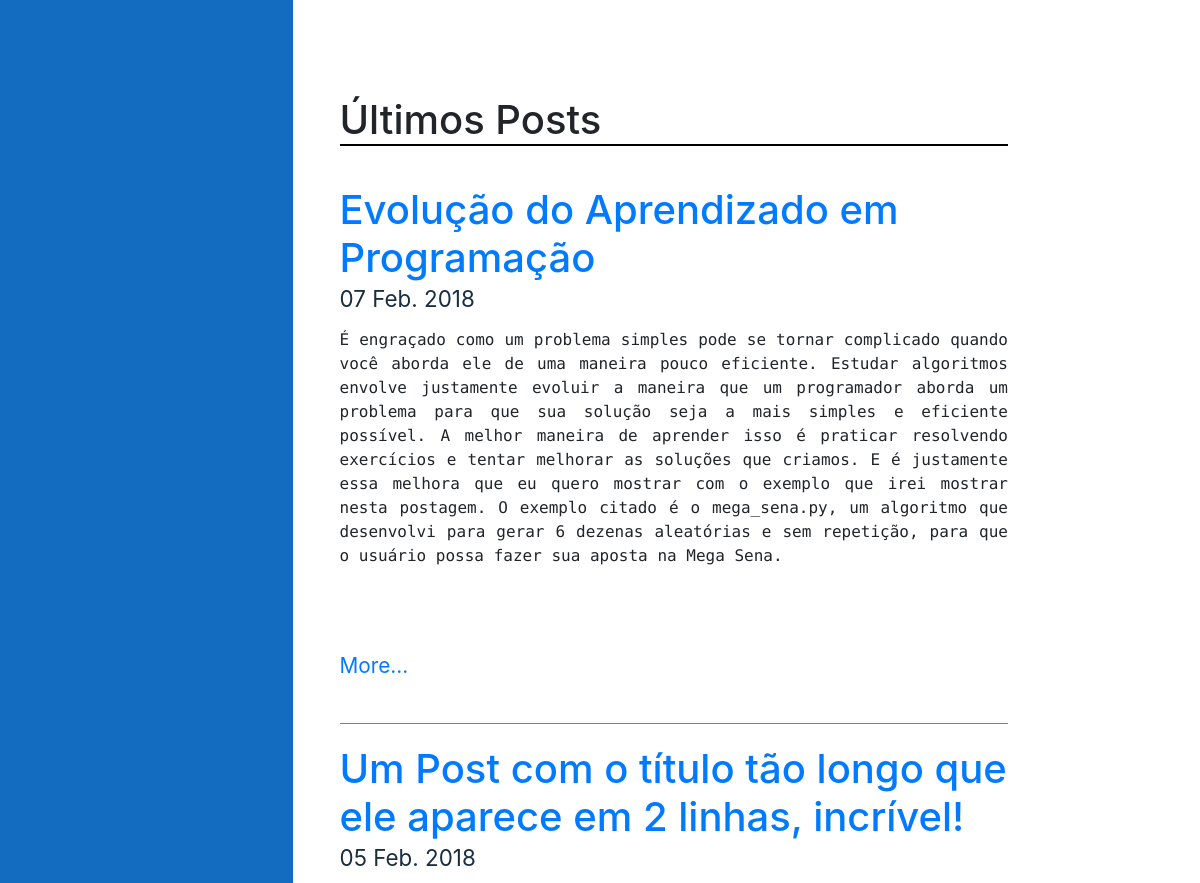
Before: / (upper part) with the older database file.
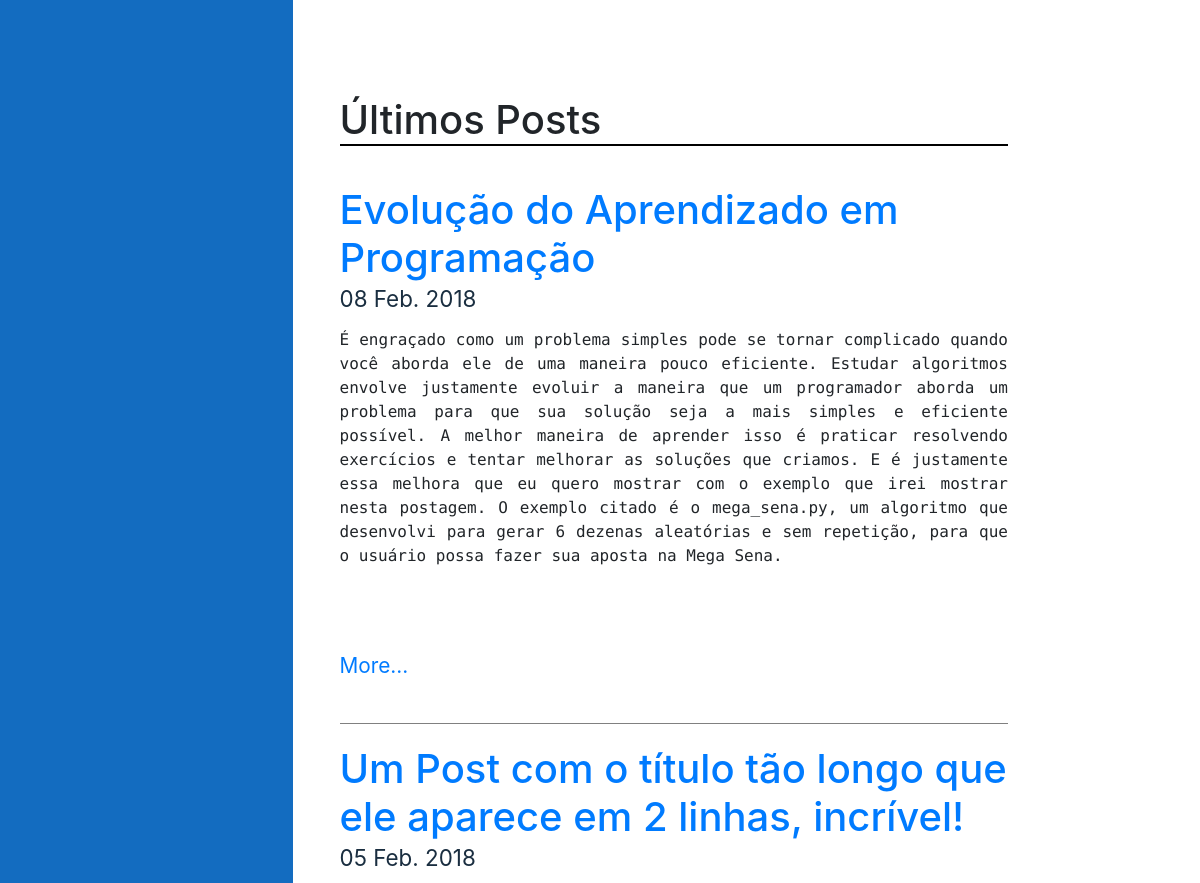
After: the same page with the newer database file.
### blog/models.py (models this page shows, shortened)
class Post(models.Model):
    DRAFT = 'Draft'
    PUBLISHED = 'Published'
    STATUS_CHOICES = (
        (DRAFT, 'Draft'),
        (PUBLISHED, 'Published'),
    )
    title = models.CharField(max_length=200)
    slug = models.SlugField(max_length=100, unique=True)
    text = models.TextField()
    created = models.DateTimeField(auto_now_add=True)
    updated = models.DateTimeField(auto_now=True)
    posted = models.DateTimeField(blank=True, null=True)
    tag = models.ManyToManyField('Tag', related_name='posts', blank=True)
    category = models.ForeignKey('Category', on_delete=models.CASCADE, related_name='posts')
    status = models.CharField(max_length=20, default='Draft', choices=STATUS_CHOICES)

### blog/views.py (the view)
class IndexView(ListView):
    template_name="blog/index.html"
    model = Post
    context_object_name = "post_list"
    def get_context_data(self, **kwargs):
        context = super(IndexView, self).get_context_data(**kwargs)
        if Post.objects.get(slug='curriculum'):
            curriculum_post = Post.objects.get(slug='curriculum')
            context['slug'] = curriculum_post.slug
        return context

### blog/templatetags/blog_extra_filter.py (called while the page is built)
@register.filter
def show_only_first_p(value):
    post = value
    first_paragraph = ""
    if "</p>" in post:
        i_end = post.index("</p>") + 4
        first_paragraph = post[0: i_end]
    else:
        i_end = post.index("\n") -1
        first_paragraph = post[0: i_end]
    return first_paragraph

### blog/templates/blog/index.html (shortened to what this page needs)
{% extends "blog/base.html" %}
{% load blog_extra_filter %}
{% block content %}
<section id="posts">
    <div class="content">
        <h1 class="page-titles">Últimos Posts</h1>
        {% for post in post_list reversed %}
            {% if post.slug == 'curriculum' %}
            {% else %}
                {% if post.status == 'Published' %}
                <article>
                    <header class="post-header">
                        <h2 class="post-titles">
                            <a href="{% url 'post' slug=post.slug %}">{{ post.title }}</a>
                        </h2>
                        <span class="post-date">{{ post.posted|date:"d N Y " }}</span>
                    </header>
                    {% autoescape off %}
                        {{ post.text|show_only_first_p }}
                    {% endautoescape %}
                    <br>
                    <span class="more-link">
                        <a href="{% url 'post' slug=post.slug %}">More...</a>
                    </span>
                </article>
                {% endif %}
            {% endif %}
        {% endfor %}
    </div>
</section>
{% endblock %}

Changed rows visible on the page:
changed Post "Evolução do Aprendizado em Programação": posted "07 Feb. 2018" → "08 Feb. 2018"
